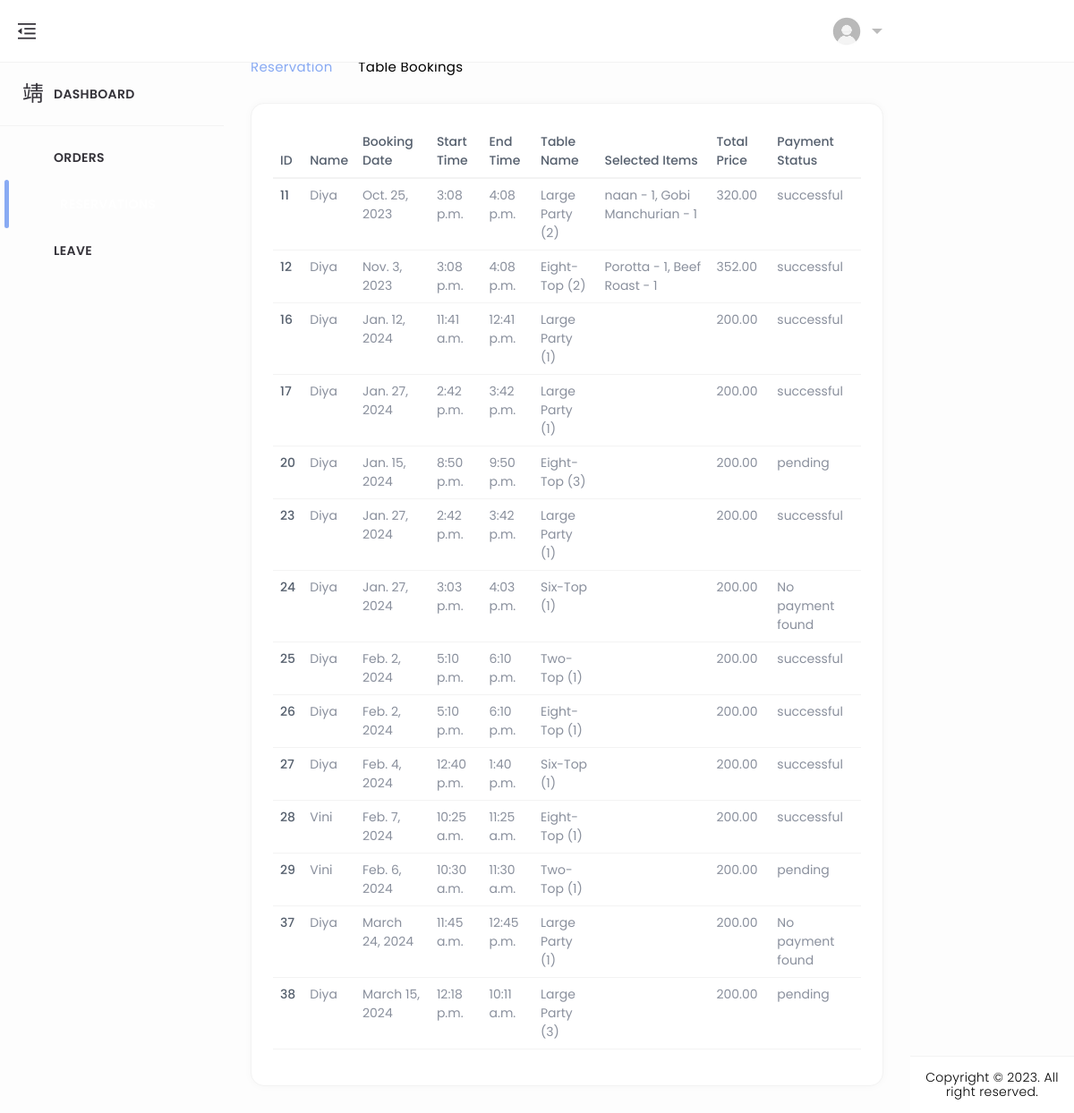
Page /emp_booking_lists/ on the committed database.
### home/models.py (models this page shows, shortened)
class TableBooking(models.Model):
    name = models.ForeignKey(CustomUser, on_delete=models.CASCADE, related_name='bookings_by_name', null=True)
    phone = models.ForeignKey(CustomUser, on_delete=models.CASCADE, related_name='bookings_by_phone', null=True)
    email = models.ForeignKey(CustomUser, on_delete=models.CASCADE, related_name='bookings_by_email', null=True)
    TABLE_NAME_CHOICES = [
        ('Two-Top (1)', 'Two-Top (1)'),
        ('Two-Top (2)', 'Two-Top (2)'),
        ('Two-Top (3)', 'Two-Top (3)'),
        ('Four-Top (1)', 'Four-Top (1)'),
        ('Four-Top (2)', 'Four-Top (2)'),
        ('Four-Top (3)', 'Four-Top (3)'),
        ('Six-Top (1)', 'Six-Top (1)'),
        ('Six-Top (2)', 'Six-Top (2)'),
        ('Six-Top (3)', 'Six-Top (3)'),
        ('Eight-Top (1)', 'Eight-Top (1)'),
        ('Eight-Top (2)', 'Eight-Top (2)'),
        ('Eight-Top (3)', 'Eight-Top (3)'),
        ('Large Party (1)', 'Large Party (1)'),
        ('Large Party (2)', 'Large Party (2)'),
        ('Large Party (3)', 'Large Party (3)'),
    ]
    table_name = models.CharField(max_length=30, null=True, blank=True, choices=TABLE_NAME_CHOICES)
    date = models.DateField(null=True)
    start_time = models.TimeField(null=True)
    end_time = models.TimeField(null=True)
    status = models.BooleanField(default=False)
    del_status = models.BooleanField(default=False)
    selected_items = models.TextField(blank=True, null=True)
    total_price = models.DecimalField(max_digits=10, decimal_places=2, default=0)

class CustomUser(AbstractUser):
    CUSTOMER = 1
    EMPLOYEE = 2
    ROLE_CHOICE = (
        (CUSTOMER, 'CUSTOMER'),
        (EMPLOYEE, 'EMPLOYEE'),
    )
    username=None
    first_name = None
    last_name = None
    USERNAME_FIELD = 'email'
    name = models.CharField(max_length=50)
    email = models.EmailField(max_length=100, unique=True)
    phone = models.CharField(max_length=12, blank=True)
    password = models.CharField(max_length=128)
    role = models.IntegerField(choices=ROLE_CHOICE, blank=True, null=True,default='1')
    is_admin = models.BooleanField(default=False)
    is_staff = models.BooleanField(default=False)
    is_active = models.BooleanField(default=True)
    is_superadmin = models.BooleanField(default=False)
    REQUIRED_FIELDS = ['name', 'phone']
    objects = UserManager()

class Payment(models.Model):
    class PaymentStatusChoices(models.TextChoices):
        PENDING = 'pending', 'Pending'
        SUCCESSFUL = 'successful', 'Successful'
        FAILED = 'failed', 'Failed'
    user = models.ForeignKey(CustomUser, on_delete=models.CASCADE)  # Link the payment to a user
    razorpay_order_id = models.CharField(max_length=255)  # Razorpay order ID
    payment_id = models.CharField(max_length=255)  # Razorpay payment ID
    amount = models.DecimalField(max_digits=8, decimal_places=2)  # Amount paid
    currency = models.CharField(max_length=3)  # Currency code (e.g., "INR")
    timestamp = models.DateTimeField(auto_now_add=True)  # Timestamp of the payment
    payment_status = models.CharField(max_length=20, choices=PaymentStatusChoices.choices, default=PaymentStatusChoices.PENDING)
    billing_info = models.ForeignKey(BillingInformation, on_delete=models.CASCADE, null=True, blank=True)
    table_booking = models.ForeignKey(TableBooking, on_delete=models.CASCADE, related_name='payments', null=True, blank=True)
    class Meta:
        ordering = ['-timestamp']

### home/views.py (the view)
# urls.py: path('emp_booking_lists/', emp_booking_lists, name='emp_booking_lists'),
def emp_booking_lists(request):
    bookings = TableBooking.objects.all() # Retrieve all booking details and related payments
    return render(request, 'employee/booking-list.html', {'bookings': bookings})

### templates/employee/booking-list.html (shortened to what this page needs)
{% load static %}
<!DOCTYPE html>
<html lang="en" dir="ltr">
<head>
	<link href="../../../../cdn.jsdelivr.net/npm/%40mdi/font%404.4.95/css/materialdesignicons.min.html" rel="stylesheet" />
	<link href="{% static 'assets/css/materialdesignicons.min.css' %}" rel="stylesheet" />
	<link href="{% static 'assets/plugins/simplebar/simplebar.css' %}" rel="stylesheet" />
	<link href="{% static 'assets/plugins/data-tables/datatables.bootstrap5.min.css' %}" rel='stylesheet'>
	<link href="{% static 'assets/plugins/data-tables/responsive.datatables.min.css' %}" rel='stylesheet'>
	<link id="{% static 'style.css' %}" rel="stylesheet" href="{% static 'assets/css/style.css' %}" />
</head>
<body id="body">
	<div class="wrapper">
<div class="ec-left-sidebar ec-bg-sidebar">
	<div id="sidebar" class="sidebar ec-sidebar-footer">
		<div class="ec-brand">
			<a href="{% url 'admin_index' %}">
				<span class="ec-brand-name text-truncate">DineEase</span>
			</a>
		</div>
		<div class="ec-navigation" data-simplebar>
			<ul class="nav sidebar-inner" id="sidebar-menu">
				<li class="">
					<a class="sidenav-item-link" href="{% url 'emp_index' %}">
						<i class="mdi mdi-view-dashboard-outline"></i>
						<span class="nav-text">Dashboard</span>
					</a>
					<hr>
				</li>
				<li class="has-sub ">
					<a class="sidenav-item-link" href="{% url 'orderlist_emp' %}">
						<i class="mdi mdi-cart-outline mdi-34px"></i>
						<span class="nav-text">Orders</span>
					</a>
				</li>
				<li class="has-sub active">
					<a class="sidenav-item-link" href="{% url 'emp_booking_lists' %}">
						<i class="mdi mdi-food mdi-36px"></i>&ensp;
						<span class="nav-text">Reservations</span>
					</a>
				</li>
				<li class="has-sub">
					<a class="sidenav-item-link" href="{% url 'leave_list' %}">
						<i class="mdi mdi-receipt"></i>
						<span class="nav-text">Leave</span>
					</a>
				</li>
			</ul>
		</div>
	</div>
</div>
		<div class="ec-page-wrapper">
			<header class="ec-main-header" id="header">
				<nav class="navbar navbar-static-top navbar-expand-lg">
					<button id="sidebar-toggler">
						<img src="{% static 'assets/img/icons/clops.png' %}" alt="">
					</button>
					<div class="navbar-right">
						<ul class="nav navbar-nav">
							<li class="dropdown user-menu">
								<button class="dropdown-toggle nav-link ec-drop" data-bs-toggle="dropdown" aria-expanded="false" style="margin-left: 850px;">
									<img src="{% static 'assets/img/user/user2.jpeg' %}" class="user-image" alt="User Image" />
								</button>
							</li>
						</ul>
					</div>
				</nav>
			</header>
			<div class="ec-content-wrapper">
				<div class="content">
					<div class="breadcrumb-wrapper d-flex align-items-center justify-content-between">
						<div>
							<h1 id="leaveh">Reservation</h1>
							<p class="breadcrumbs"><span><a href="">Reservation</a></span>
								<span><i class="mdi mdi-chevron-right"></i></span>Table Bookings</p>
						</div>
					</div>
					<div class="row">
						<div class="col-12">
							<div class="card card-default">
								<div class="card-body">
									<div class="table-responsive">
										<table id="responsive-data-table" class="table" style="width:100%">
											<thead>
                                                <tr>
                                                    <th>ID</th>
                                                    <th>Name</th>
                                                    <th>Booking Date</th>
													<th>Start Time</th>
													<th>End Time</th>
													<th>Table Name</th>
													<th>Selected Items</th>
													<th>Total Price</th>
													<th>Payment Status</th>
                                                </tr>
                                            </thead>
                                            <tbody>
												{% for booking in bookings %}
													<tr>
														<td>{{ booking.id }}</td>
														<td>{{ booking.name.name }}</td>
														<td>{{ booking.date }}</td>
														<td>{{ booking.start_time }}</td>
														<td>{{ booking.end_time }}</td>
														<td>{{ booking.table_name }}</td>
														<td>{{ booking.selected_items }}</td>
														<td>{{ booking.total_price }}</td>
														<td>
																{% for payment in booking.payments.all %}
																	{{ payment.payment_status }}
																{% empty %}
																	No payment found
																{% endfor %}
														</td>
													</tr>
												{% endfor %}
											</tbody>
										</table>
									</div>
									</div>
								</div>
							</div>
						</div>
					</div>
				</div>
			</div>
			<footer class="footer mt-auto">
				<div class="copyright bg-white">
					<p>
						Copyright © 2023. All right reserved.
					  </p>
				</div>
			</footer>
		</div>
</body>
</html>

### rows in the picture
TableBooking: id "11", name.name "Diya", date "Oct. 25, 2023", start_time "3:08 p.m.", end_time "4:08 p.m.", table_name "Large Party (2)", selected_items "naan - 1, Gobi Manchurian - 1", total_price "320.00"
Payment: payment_status "successful"
TableBooking: id "12", name.name "Diya", date "Nov. 3, 2023", start_time "3:08 p.m.", end_time "4:08 p.m.", table_name "Eight-Top (2)", selected_items "Porotta - 1, Beef Roast - 1", total_price "352.00"
Payment: payment_status "successful"
TableBooking: id "16", name.name "Diya", date "Jan. 12, 2024", start_time "11:41 a.m.", end_time "12:41 p.m.", table_name "Large Party (1)", total_price "200.00"
Payment: payment_status "successful"
TableBooking: id "17", name.name "Diya", date "Jan. 27, 2024", start_time "2:42 p.m.", end_time "3:42 p.m.", table_name "Large Party (1)", total_price "200.00"
Payment: payment_status "successful"
TableBooking: id "20", name.name "Diya", date "Jan. 15, 2024", start_time "8:50 p.m.", end_time "9:50 p.m.", table_name "Eight-Top (3)", total_price "200.00"
Payment: payment_status "pending"
TableBooking: id "23", name.name "Diya", date "Jan. 27, 2024", start_time "2:42 p.m.", end_time "3:42 p.m.", table_name "Large Party (1)", total_price "200.00"
Payment: payment_status "successful"
TableBooking: id "24", name.name "Diya", date "Jan. 27, 2024", start_time "3:03 p.m.", end_time "4:03 p.m.", table_name "Six-Top (1)", total_price "200.00"
TableBooking: id "25", name.name "Diya", date "Feb. 2, 2024", start_time "5:10 p.m.", end_time "6:10 p.m.", table_name "Two-Top (1)", total_price "200.00"
Payment: payment_status "successful"
TableBooking: id "26", name.name "Diya", date "Feb. 2, 2024", start_time "5:10 p.m.", end_time "6:10 p.m.", table_name "Eight-Top (1)", total_price "200.00"
Payment: payment_status "successful"
TableBooking: id "27", name.name "Diya", date "Feb. 4, 2024", start_time "12:40 p.m.", end_time "1:40 p.m.", table_name "Six-Top (1)", total_price "200.00"
Payment: payment_status "successful"
TableBooking: id "28", name.name "Vini", date "Feb. 7, 2024", start_time "10:25 a.m.", end_time "11:25 a.m.", table_name "Eight-Top (1)", total_price "200.00"
Payment: payment_status "successful"
TableBooking: id "29", name.name "Vini", date "Feb. 6, 2024", start_time "10:30 a.m.", end_time "11:30 a.m.", table_name "Two-Top (1)", total_price "200.00"
Payment: payment_status "pending"
TableBooking: id "37", name.name "Diya", date "March 24, 2024", start_time "11:45 a.m.", end_time "12:45 p.m.", table_name "Large Party (1)", total_price "200.00"
TableBooking: id "38", name.name "Diya", date "March 15, 2024", start_time "12:18 p.m.", end_time "10:11 a.m.", table_name "Large Party (3)", total_price "200.00"
Payment: payment_status "pending"
